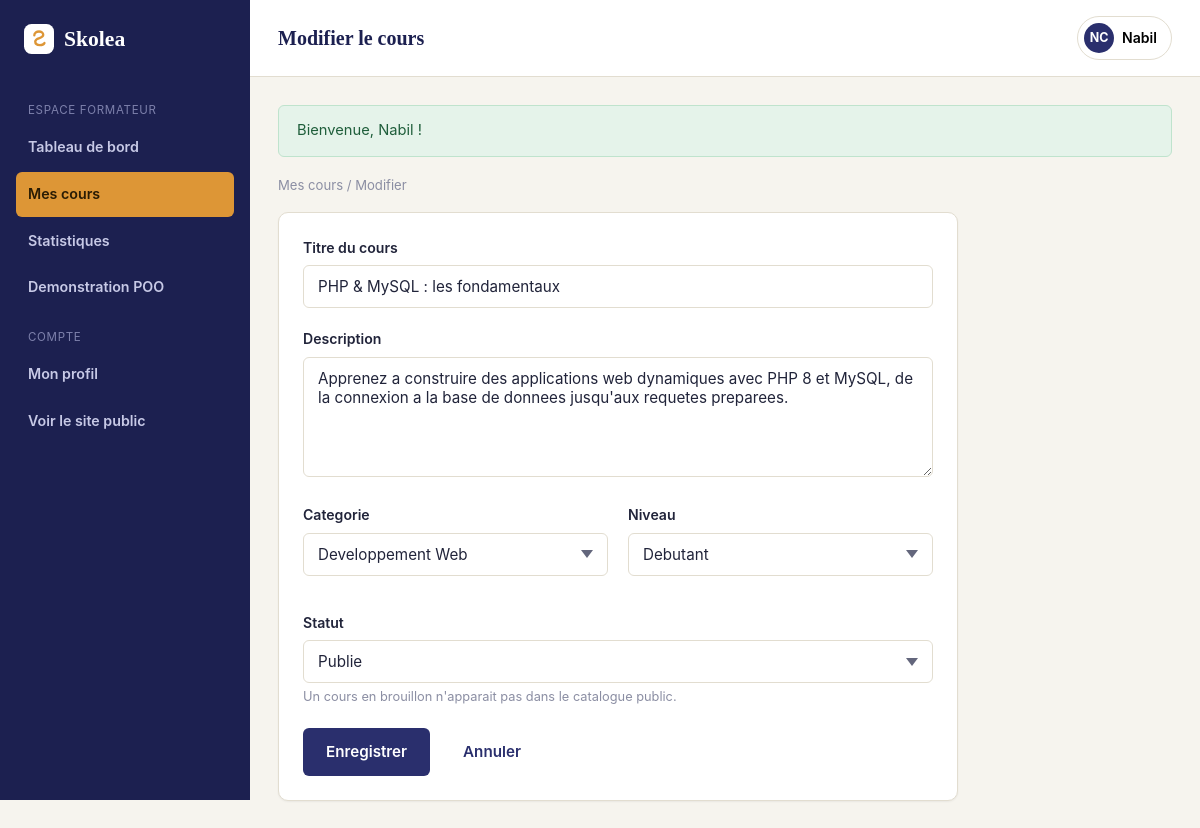
Screenshot of /SkoleaMVC/View/BackOffice/formateur_cours_modifier.php?id=1 (signed in) with the database file from the repository.
### tables this page shows
CREATE TABLE cours (
    id              INT UNSIGNED AUTO_INCREMENT PRIMARY KEY,
    titre           VARCHAR(150) NOT NULL,
    description     TEXT NOT NULL,
    categorie_id    INT UNSIGNED NOT NULL,
    formateur_id    INT UNSIGNED NOT NULL,
    niveau          ENUM('debutant', 'intermediaire', 'avance') NOT NULL DEFAULT 'debutant',
    statut          ENUM('brouillon', 'publie') NOT NULL DEFAULT 'brouillon',
    date_creation   DATETIME NOT NULL DEFAULT CURRENT_TIMESTAMP,
    date_maj        DATETIME NOT NULL DEFAULT CURRENT_TIMESTAMP ON UPDATE CURRENT_TIMESTAMP,
    CONSTRAINT fk_cours_categorie FOREIGN KEY (categorie_id) REFERENCES categories(id)
        ON DELETE RESTRICT ON UPDATE CASCADE,
    CONSTRAINT fk_cours_formateur FOREIGN KEY (formateur_id) REFERENCES utilisateurs(id)
        ON DELETE CASCADE ON UPDATE CASCADE
);

CREATE TABLE utilisateurs (
    id              INT UNSIGNED AUTO_INCREMENT PRIMARY KEY,
    nom             VARCHAR(80)  NOT NULL,
    prenom          VARCHAR(80)  NOT NULL,
    email           VARCHAR(150) NOT NULL UNIQUE,
    mot_de_passe    VARCHAR(255) NOT NULL,
    role            ENUM('administrateur', 'formateur', 'etudiant') NOT NULL DEFAULT 'etudiant',
    photo           VARCHAR(255) NULL,
    bio             VARCHAR(500) NULL,
    date_creation   DATETIME NOT NULL DEFAULT CURRENT_TIMESTAMP
);

CREATE TABLE categories (
    id              INT UNSIGNED AUTO_INCREMENT PRIMARY KEY,
    nom             VARCHAR(100) NOT NULL UNIQUE,
    description     VARCHAR(255) NULL,
    date_creation   DATETIME NOT NULL DEFAULT CURRENT_TIMESTAMP
);

### SkoleaMVC/helpers.php (called while the page is built, shortened)
<?php
function e($value)
{
    return htmlspecialchars($value ?? '', ENT_QUOTES, 'UTF-8');
}
function old($old, $key, $default = '')
{
    return e($old[$key] ?? $default);
}
function flash_get()
{
    $flash = $_SESSION['_flash'] ?? [];
    return $flash;
}
function niveau_label($niveau)
{
    if ($niveau === 'debutant') return 'Debutant';
    if ($niveau === 'intermediaire') return 'Intermediaire';
    if ($niveau === 'avance') return 'Avance';
    return ucfirst($niveau);
}
function utilisateur_connecte()
{
    return $_SESSION['utilisateur'] ?? null;
}

### SkoleaMVC/Model/Cours.php (called while the page is built, shortened)
<?php
class Cours
{
    private $pdo;
    private $selectAvecJointures = "
        SELECT c.*, cat.nom AS categorie_nom,
               u.nom AS formateur_nom, u.prenom AS formateur_prenom,
               (SELECT COUNT(*) FROM inscriptions i WHERE i.cours_id = c.id) AS nb_inscrits,
               (SELECT COUNT(*) FROM modules m WHERE m.cours_id = c.id) AS nb_modules
        FROM cours c
        INNER JOIN categories cat ON cat.id = c.categorie_id
        INNER JOIN utilisateurs u ON u.id = c.formateur_id
    ";
    public function __construct($titre = null, $description = null, $categorieId = null, $niveau = null, $statut = null)
    {
        $this->pdo = config::getConnexion();
    }
    public function find($id)
    {
        $stmt = $this->pdo->prepare($this->selectAvecJointures . ' WHERE c.id = :id');
        $stmt->execute(['id' => $id]);
        return $stmt->fetch() ?: null;
    }
}

### config.php (called while the page is built)
<?php
class config
{
    private static $pdo = null;
    public static function getConnexion()
    {
        if (!isset(self::$pdo)) {
            $servername = "localhost";
            $username = "root";
            $password = "";
            $dbname = "skolea";
            try {
                self::$pdo = new PDO(
                    "mysql:host=$servername;dbname=$dbname;charset=utf8mb4",
                    $username,
                    $password
                );
                self::$pdo->setAttribute(PDO::ATTR_ERRMODE, PDO::ERRMODE_EXCEPTION);
                self::$pdo->setAttribute(PDO::ATTR_DEFAULT_FETCH_MODE, PDO::FETCH_ASSOC);
            } catch (Exception $e) {
                die('Erreur de connexion : ' . $e->getMessage());
            }
        }
        return self::$pdo;
    }
}

### SkoleaMVC/Model/Categorie.php (called while the page is built, shortened)
<?php
class Categorie
{
    private $pdo;
    public function __construct()
    {
        $this->pdo = config::getConnexion();
    }
    public function all()
    {
        return $this->pdo->query('SELECT * FROM categories ORDER BY nom')->fetchAll();
    }
}

### SkoleaMVC/View/BackOffice/formateur_cours_modifier.php (the view, shortened to what this page needs)
<?php
require_once __DIR__ . '/../../bootstrap.php';
require_once __DIR__ . '/../../Model/Cours.php';
require_once __DIR__ . '/../../Model/Categorie.php';
$id = (int) ($_GET['id'] ?? 0);
$cours = (new Cours())->find($id);
$old = $cours;
$errors = [];
$categories = (new Categorie())->all();
$pageTitle = 'Modifier le cours';
require __DIR__ . '/includes/header.php';
?>
<div class="breadcrumb">
    <a href="formateur_cours.php">Mes cours</a> / Modifier
</div>
<div class="card" style="max-width:680px;">
    <div class="card-body">
        <form method="post" action="formateur_cours_modifier.php?id=<?= $id ?>" id="form-cours" novalidate>
            <div class="form-group">
                <label class="form-label" for="titre">Titre du cours</label>
                <input type="text" id="titre" name="titre" class="form-control<?= isset($errors['titre']) ? ' is-invalid' : '' ?>"
                       value="<?= old($old, 'titre') ?>" placeholder="Ex : Introduction a PHP 8">
            </div>
            <div class="form-group">
                <label class="form-label" for="description">Description</label>
                <textarea id="description" name="description" class="form-control<?= isset($errors['description']) ? ' is-invalid' : '' ?>"
                          rows="5" placeholder="Decrivez le contenu et les objectifs du cours"><?= old($old, 'description') ?></textarea>
            </div>
            <div class="form-row">
                <div class="form-group">
                    <label class="form-label" for="categorie_id">Categorie</label>
                    <select id="categorie_id" name="categorie_id" class="form-control<?= isset($errors['categorie_id']) ? ' is-invalid' : '' ?>">
                        <?php foreach ($categories as $cat): ?>
                            <option value="<?= (int) $cat['id'] ?>" <?= (string) ($old['categorie_id'] ?? '') === (string) $cat['id'] ? 'selected' : '' ?>>
                                <?= e($cat['nom']) ?>
                            </option>
                        <?php endforeach; ?>
                    </select>
                </div>
                <div class="form-group">
                    <label class="form-label" for="niveau">Niveau</label>
                    <select id="niveau" name="niveau" class="form-control">
                        <?php foreach (['debutant', 'intermediaire', 'avance'] as $n): ?>
                            <option value="<?= e($n) ?>" <?= ($old['niveau'] ?? 'debutant') === $n ? 'selected' : '' ?>><?= e(niveau_label($n)) ?></option>
                        <?php endforeach; ?>
                    </select>
                </div>
            </div>
            <div class="form-group">
                <label class="form-label" for="statut">Statut</label>
                <select id="statut" name="statut" class="form-control">
                    <option value="publie" <?= ($old['statut'] ?? '') === 'publie' ? 'selected' : '' ?>>Publie</option>
                </select>
                <p id="statut-message" class="form-hint">Un cours en brouillon n'apparait pas dans le catalogue public.</p>
            </div>
            <div class="cluster" style="margin-top:8px;">
                <button type="submit" class="btn btn-primary" onclick="return validerFormulaire()">Enregistrer</button>
                <a href="formateur_cours_show.php?id=<?= $id ?>" class="btn btn-ghost">Annuler</a>
            </div>
        </form>
    </div>
</div>
<?php require __DIR__ . '/includes/footer.php'; ?>

### SkoleaMVC/View/BackOffice/includes/header.php (shortened to what this page needs)
<!doctype html>
<html lang="fr">
<head>
    <link rel="stylesheet" href="../../assets/css/app.css">
</head>
<body>
<div class="back-shell">
    <?php include __DIR__ . '/sidebar.php'; ?>
    <div class="back-main">
        <header class="back-topbar">
            <h1><?= e($pageTitle) ?></h1>
            <div class="user-menu">
                <button type="button" class="user-chip">
                    <span class="user-avatar"><?= e(mb_strtoupper(mb_substr($utilisateur['prenom'], 0, 1) . mb_substr($utilisateur['nom'], 0, 1))) ?></span>
                    <?= e($utilisateur['prenom']) ?>
                </button>
            </div>
        </header>
        <div class="back-content">
            <?php $flashes = flash_get(); ?>
            <?php foreach ($flashes as $type => $message): ?>
                <div class="alert alert-<?= e($type) ?>" data-flash><?= e($message) ?></div>
            <?php endforeach; ?>

### SkoleaMVC/assets/css/app.css (style rules this page uses)
:root { --color-bg: #f6f4ee; --color-surface: #ffffff; --color-surface-alt: #efece2; --color-border: #e2ddd0; --color-text: #21243a; --color-text-muted: #63667c; --color-text-soft: #8b8ea3; --color-primary: #2a2f6d; --color-primary-dark: #1c2050; --color-primary-light: #4c56a6; --color-accent: #dd9636; --color-accent-dark: #b87a24; --color-success: #2e8b57; --color-success-bg: #e5f3ea; --color-warning: #c77d22; --color-warning-bg: #faf0e0; --color-danger: #c1443a; --color-danger-bg: #fbe9e7; --color-info: #2f6f9e; --color-info-bg: #e7f1f7; --font-heading: Cambria, Georgia, 'Times New Roman', serif; --font-body: -apple-system, BlinkMacSystemFont, 'Segoe UI', Roboto, Helvetica, Arial, sans-serif; --radius-sm: 6px; --radius-md: 10px; --radius-lg: 18px; --shadow-sm: 0 1px 2px rgba(33, 36, 58, 0.06); --shadow-md: 0 8px 24px rgba(33, 36, 58, 0.08); --shadow-lg: 0 16px 40px rgba(33, 36, 58, 0.14); --container-width: 1140px; }
*, *::before, *::after { box-sizing: border-box; }
html { -webkit-text-size-adjust: 100%; scroll-behavior: smooth; }
body { margin: 0; background: var(--color-bg); color: var(--color-text); font-family: var(--font-body); font-size: 16px; line-height: 1.6; -webkit-font-smoothing: antialiased; }
a { color: inherit; text-decoration: none; }
button { font: inherit; }
h1, h2, h3, h4, h5 { font-family: var(--font-heading); font-weight: 600; line-height: 1.25; margin: 0 0 .5em; color: var(--color-primary-dark); }
h1 { font-size: clamp(1.9rem, 1.5rem + 1.6vw, 2.75rem); }
p { margin: 0 0 1em; }
.cluster { display: flex; align-items: center; gap: 10px; flex-wrap: wrap; }
.btn { display: inline-flex; align-items: center; justify-content: center; gap: 8px; border: 1px solid transparent; border-radius: var(--radius-sm); padding: 11px 22px; font-size: .95rem; font-weight: 600; cursor: pointer; transition: transform .12s ease, box-shadow .12s ease, background-color .12s ease, border-color .12s ease; white-space: nowrap; }
.btn-primary { background: var(--color-primary); color: #fff; }
.btn-ghost { background: transparent; color: var(--color-primary); }
.card { background: var(--color-surface); border: 1px solid var(--color-border); border-radius: var(--radius-md); box-shadow: var(--shadow-sm); }
.card-body { padding: 24px; }
.form-group { margin-bottom: 20px; }
.form-label { display: block; font-weight: 600; font-size: .88rem; margin-bottom: 6px; color: var(--color-text); }
.form-hint { font-size: .8rem; color: var(--color-text-soft); margin-top: 4px; }
.form-control { width: 100%; padding: 11px 14px; border: 1px solid var(--color-border); border-radius: var(--radius-sm); background: var(--color-surface); font-family: inherit; font-size: .95rem; color: var(--color-text); transition: border-color .12s ease, box-shadow .12s ease; }
textarea.form-control { resize: vertical; min-height: 120px; }
select.form-control { appearance: none; background-repeat: no-repeat; background-position: right 14px center; padding-right: 34px; }
.form-row { display: grid; grid-template-columns: repeat(auto-fit, minmax(180px, 1fr)); gap: 16px 20px; }
.alert { border-radius: var(--radius-sm); padding: 13px 18px; font-size: .92rem; margin-bottom: 18px; border: 1px solid transparent; }
.alert-succes { background: var(--color-success-bg); color: #1f5e3b; border-color: #bfe3cd; }
.user-menu { position: relative; }
.user-chip { display: flex; align-items: center; gap: 8px; border: 1px solid var(--color-border); background: var(--color-surface); border-radius: 999px; padding: 6px 14px 6px 6px; cursor: pointer; font-size: .88rem; font-weight: 600; }
.user-avatar { width: 30px; height: 30px; border-radius: 50%; background: var(--color-primary); color: #fff; display: flex; align-items: center; justify-content: center; font-size: .78rem; font-weight: 700; }
.back-shell { display: grid; grid-template-columns: 250px 1fr; min-height: 100vh; }
.back-main { display: flex; flex-direction: column; min-width: 0; }
.back-topbar { display: flex; align-items: center; gap: 16px; padding: 16px 28px; background: var(--color-surface); border-bottom: 1px solid var(--color-border); position: sticky; top: 0; z-index: 20; }
.back-topbar h1 { font-size: 1.25rem; margin: 0; }
.back-content { padding: 28px; flex: 1; }
.breadcrumb { font-size: .82rem; color: var(--color-text-soft); margin-bottom: 16px; }

### rows the page displays
cours: formateur.nom "NC", formateur.prenom "Nabil", titre "PHP & MySQL : les fondamentaux", description "Apprenez a construire des applications web dynamiques avec PHP 8 et MySQL, de la connexion a la base de donnees jusqu'aux requetes preparees.", categorie_id "Developpement Web", statut "Publie"

### other values shown
$pageTitle "Modifier le cours"
$message "Bienvenue, Nabil !"
form field niveau "Debutant"
